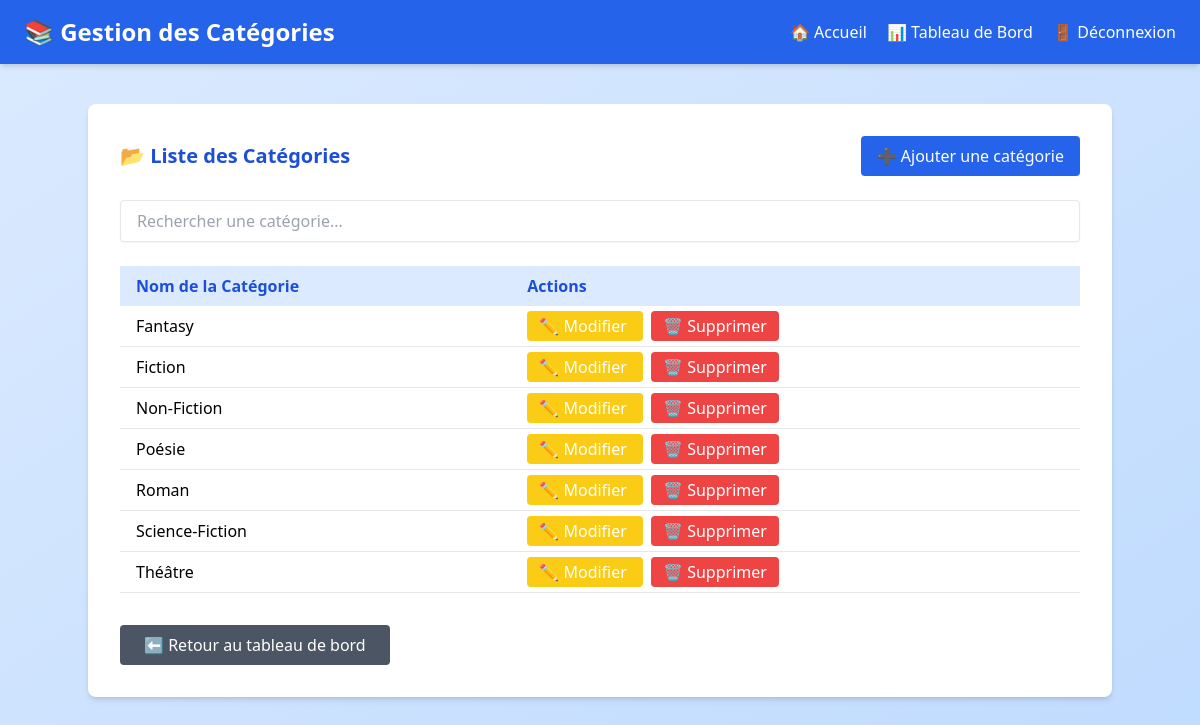
The app's page /gerer_categories.php (signed in) with its own data.
### tables this page shows
CREATE TABLE IF NOT EXISTS `categories` (
  `id` int NOT NULL AUTO_INCREMENT,
  `nom_categorie` varchar(100) DEFAULT NULL,
  PRIMARY KEY (`id`),
  UNIQUE KEY `nom_categorie` (`nom_categorie`)
);

### gerer_categories.php (the view, shortened to what this page needs)
<?php
require_once 'includes/config.php';
$stmt = $pdo->query("SELECT * FROM categories ORDER BY nom_categorie ASC");
$categories = $stmt->fetchAll();
?>
<!DOCTYPE html>
<html lang="fr">
<head>
    <script src="https://cdn.tailwindcss.com"></script>
</head>
<body class="bg-gradient-to-br from-blue-100 to-blue-200 min-h-screen font-sans">
<header class="bg-blue-600 text-white px-6 py-4 flex justify-between items-center shadow-md">
    <h1 class="text-2xl font-bold">📚 Gestion des Catégories</h1>
    <nav class="space-x-4">
        <a href="index.php" class="hover:underline">🏠 Accueil</a>
        <a href="dashboard.php" class="hover:underline">📊 Tableau de Bord</a>
        <a href="logout.php" class="hover:underline">🚪 Déconnexion</a>
    </nav>
</header>
<main class="max-w-5xl mx-auto mt-10 bg-white shadow-md rounded-lg p-8">
    <div class="flex justify-between items-center mb-6">
        <h2 class="text-xl font-semibold text-blue-700">📂 Liste des Catégories</h2>
        <a href="categories/add.php" class="bg-blue-600 text-white px-4 py-2 rounded hover:bg-blue-700 transition">
            ➕ Ajouter une catégorie
        </a>
    </div>
    <input type="text" id="searchCategories" placeholder="Rechercher une catégorie..."
           class="mb-6 w-full px-4 py-2 border rounded shadow-sm focus:outline-none focus:ring-2 focus:ring-blue-400">
    <table id="categoriesTable" class="w-full table-auto border-collapse">
        <thead class="bg-blue-100 text-blue-700">
            <tr>
                <th class="text-left px-4 py-2">Nom de la Catégorie</th>
                <th class="text-left px-4 py-2">Actions</th>
            </tr>
        </thead>
        <tbody>
            <?php if (count($categories) > 0): ?>
                <?php foreach ($categories as $categorie): ?>
                    <tr class="border-b hover:bg-blue-50">
                        <td class="px-4 py-2"><?= htmlspecialchars($categorie['nom_categorie']) ?></td>
                        <td class="px-4 py-2 space-x-2">
                            <a href="categories/edit.php?id=<?= $categorie['id'] ?>"
                               class="bg-yellow-400 text-white px-3 py-1 rounded hover:bg-yellow-500 transition">
                                ✏️ Modifier
                            </a>
                            <a href="categories/delete.php?id=<?= $categorie['id'] ?>"
                               onclick="return confirm('❗ Cette action supprimera la catégorie. Continuer ?')"
                               class="bg-red-500 text-white px-3 py-1 rounded hover:bg-red-600 transition">
                                🗑️ Supprimer
                            </a>
                        </td>
                    </tr>
                <?php endforeach; ?>
            <?php endif; ?>
        </tbody>
    </table>
    <div class="mt-8">
        <a href="dashboard.php"
           class="inline-block bg-gray-600 text-white px-6 py-2 rounded hover:bg-gray-700 transition">
            ⬅️ Retour au tableau de bord
        </a>
    </div>
</main>
</body>
</html>

### records on screen
categories: nom_categorie "Fantasy"
categories: nom_categorie "Fiction"
categories: nom_categorie "Non-Fiction"
categories: nom_categorie "Poésie"
categories: nom_categorie "Roman"
categories: nom_categorie "Science-Fiction"
categories: nom_categorie "Théâtre"
